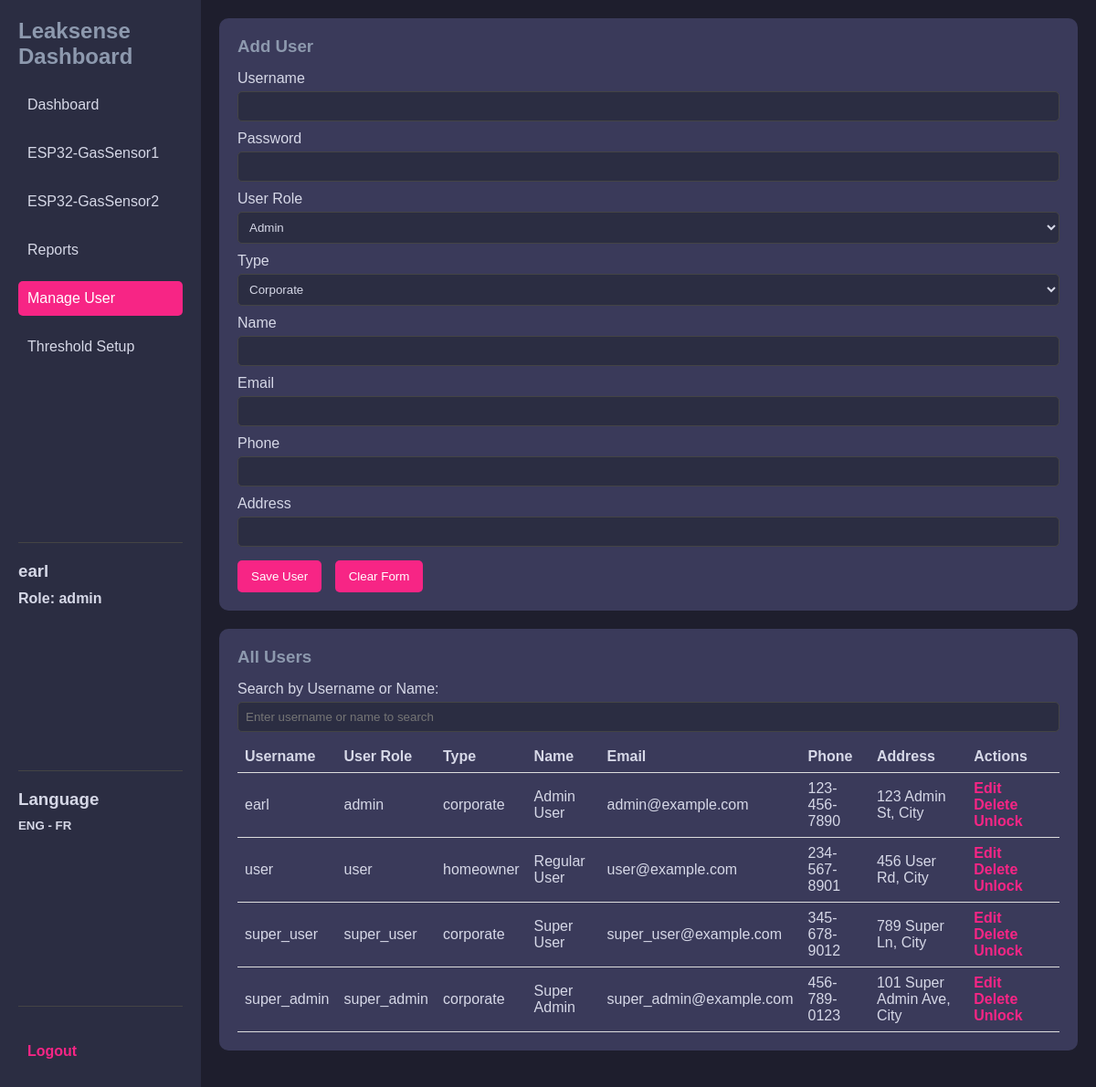
/dashboard/manage_user.php (signed in), run on the app's committed database.
### tables this page shows
CREATE TABLE `user` (
  `userID` int(11) NOT NULL,
  `username` varchar(50) NOT NULL,
  `password` varchar(255) NOT NULL,
  `userrole` enum('admin','user','super_user','super_admin') NOT NULL,
  `type` enum('corporate','homeowner') NOT NULL,
  `name` varchar(100) NOT NULL,
  `email` varchar(100) NOT NULL,
  `phone` varchar(20) DEFAULT NULL,
  `address` varchar(255) DEFAULT NULL,
  `status` tinyint(1) DEFAULT 0,
  `login_attempt` int(11) DEFAULT 0,
  `lockout_until` timestamp NULL DEFAULT NULL,
  `timestamp` timestamp NOT NULL DEFAULT current_timestamp()
);

### dashboard/manage_user.php (the view, shortened to what this page needs)
<?php
include '../db_connection.php';
$username = '';
$userrole = '';
$type = '';
$name = '';
$email = '';
$phone = '';
$address = '';
$action = 'Add User';
$stmt = $pdo->query("SELECT * FROM user");
$users = $stmt->fetchAll(PDO::FETCH_ASSOC);
?>
<!DOCTYPE html>
<html lang="en">
<head>
</head>
<body>
    <div class="dashboard-container">
        <aside class="sidebar">
            <div>
                <h2>Leaksense Dashboard</h2>
                <nav>
                    <ul>
                        <li><a href="dashboard.php">Dashboard</a></li>
                        <li><a href="gs1.php">ESP32-GasSensor1</a></li>
                        <li><a href="gs2.php">ESP32-GasSensor2</a></li>
                        <li><a href="Reports.php">Reports</a></li>
                        <li><a href="manage_user.php" class="active">Manage User</a></li>
                        <li><a href="Threshold.php">Threshold Setup</a></li>
                    </ul>
                </nav>
            </div>
            <div class="bottom-section">
                <h3><?php echo htmlspecialchars($_SESSION['username']); ?></h3>
                <h4>Role: <?php echo htmlspecialchars($_SESSION['userrole']); ?></h4>
            </div>
            <div class="bottom-section">
                <h3>Language</h3>
                <h5>ENG - FR</h5>
            </div>
            <div class="bottom-section">
                <a href="../logout.php">Logout</a>
            </div>
        </aside>
        <main class="main-dashboard">
            <div class="form-container">
                <h3><?php echo $action; ?></h3>
                <form action="" method="post">
                    <label>Username</label>
                    <input type="text" name="username" value="<?php echo htmlspecialchars($username); ?>" required <?php echo ($action === 'Edit User') ? 'readonly' : ''; ?>>
                    <label>Password</label>
                    <input type="password" name="password" <?php echo ($action === 'Edit User') ? '' : 'required'; ?>>
                    <label>User Role</label>
                    <select name="userrole" required>
                        <option value="admin" <?php echo ($userrole === 'admin') ? 'selected' : ''; ?>>Admin</option>
                    </select>
                    <label>Type</label>
                    <select name="type" required>
                        <option value="corporate" <?php echo ($type === 'corporate') ? 'selected' : ''; ?>>Corporate</option>
                    </select>
                    <label>Name</label>
                    <input type="text" name="name" value="<?php echo htmlspecialchars($name); ?>" required>
                    <label>Email</label>
                    <input type="email" name="email" value="<?php echo htmlspecialchars($email); ?>" required>
                    <label>Phone</label>
                    <input type="text" name="phone" value="<?php echo htmlspecialchars($phone); ?>" required>
                    <label>Address</label>
                    <input type="text" name="address" value="<?php echo htmlspecialchars($address); ?>" required>
                    <div class="button-group">
                        <button type="submit">Save User</button>
                        <button type="reset">Clear Form</button>
                    </div>
                </form>
            </div>
            <div class="table-container">
                <h3>All Users</h3>
                <div class="search-container">
                    <label for="searchInput">Search by Username or Name:</label>
                    <input type="text" id="searchInput" onkeyup="filterUsers()" placeholder="Enter username or name to search">
                </div>
                <table id="userTable">
                    <thead>
                        <tr>
                            <th>Username</th>
                            <th>User Role</th>
                            <th>Type</th>
                            <th>Name</th>
                            <th>Email</th>
                            <th>Phone</th>
                            <th>Address</th>
                            <th>Actions</th>
                        </tr>
                    </thead>
                    <tbody>
                        <?php foreach ($users as $user): ?>
                            <tr>
                                <td><?php echo htmlspecialchars($user["username"]); ?></td>
                                <td><?php echo htmlspecialchars($user["userrole"]); ?></td>
                                <td><?php echo htmlspecialchars($user["type"]); ?></td>
                                <td><?php echo htmlspecialchars($user["name"]); ?></td>
                                <td><?php echo htmlspecialchars($user["email"]); ?></td>
                                <td><?php echo htmlspecialchars($user["phone"]); ?></td>
                                <td><?php echo htmlspecialchars($user["address"]); ?></td>
                                <td class="action-buttons">
                                    <a href="?action=edit&username=<?php echo urlencode($user["username"]); ?>">Edit</a>
                                    <a href="?action=delete&username=<?php echo urlencode($user["username"]); ?>" onclick="return confirm('Are you sure?')">Delete</a>
                                    <a href="?action=unlock&username=<?php echo urlencode($user["username"]); ?>">Unlock</a>
                                </td>
                            </tr>
                        <?php endforeach; ?>
                    </tbody>
                </table>
            </div>
        </main>
    </div>
</body>
</html>

### dashboard/manage_user.php (style rules this page uses)
* { margin: 0; padding: 0; box-sizing: border-box; }
body { font-family: Arial, sans-serif; background-color: #1E1E2D; color: #fff; display: flex; }
.dashboard-container { display: flex; height: 100vh; width: 100%; }
.sidebar { background-color: #2B2D42; width: 220px; padding: 20px; display: flex; flex-direction: column; justify-content: space-between; }
.sidebar h2 { color: #8D99AE; font-size: 1.5em; margin-bottom: 20px; }
.sidebar ul { list-style: none; padding-left: 0; }
.sidebar li { margin-bottom: 15px; }
.sidebar a { text-decoration: none; color: #D6D8E7; font-size: 1em; display: block; padding: 10px; border-radius: 5px; transition: background-color 0.2s; }
.sidebar a:hover, .sidebar a.active { background-color: #F72585; color: #fff; }
.main-dashboard { flex: 1; padding: 20px; overflow-y: auto; }
.form-container, .table-container { background: #3A3A5A; padding: 20px; border-radius: 10px; margin-bottom: 20px; }
h3 { color: #8D99AE; margin-bottom: 15px; }
label { color: #D6D8E7; display: block; margin-top: 10px; }
input, select { width: 100%; padding: 8px; background-color: #2B2D42; color: #D6D8E7; border: 1px solid #444; border-radius: 5px; margin-top: 5px; }
.button-group { margin-top: 15px; }
button { padding: 10px 15px; background-color: #F72585; border: none; border-radius: 5px; color: #fff; cursor: pointer; margin-right: 10px; }
table { width: 100%; color: #D6D8E7; margin-top: 10px; border-collapse: collapse; }
table th, table td { padding: 8px; text-align: left; border-bottom: 1px solid #ddd; }
.action-buttons a { color: #F72585; text-decoration: none; margin-right: 10px; font-weight: bold; }
.bottom-section { border-top: 1px solid #444; padding-top: 20px; color: #D6D8E7; text-align: left; }
.bottom-section h3, .bottom-section h5 { margin-bottom: 10px; color: #D6D8E7; }
.bottom-section a { color: #F72585; text-decoration: none; font-weight: bold; display: inline-block; margin-top: 10px; }

### data on the page
user: username "earl", userrole "admin", type "corporate", name "Admin User", email "admin@example.com", phone "123-456-7890", address "123 Admin St, City"
user: username "user", userrole "user", type "homeowner", name "Regular User", email "user@example.com", phone "234-567-8901", address "456 User Rd, City"
user: username "super_user", userrole "super_user", type "corporate", name "Super User", email "super_user@example.com", phone "345-678-9012", address "789 Super Ln, City"
user: username "super_admin", userrole "super_admin", type "corporate", name "Super Admin", email "super_admin@example.com", phone "456-789-0123", address "101 Super Admin Ave, City"

### other printed values
$_SESSION['username'] "earl"
$_SESSION['userrole'] "admin"
$action "Add User"
